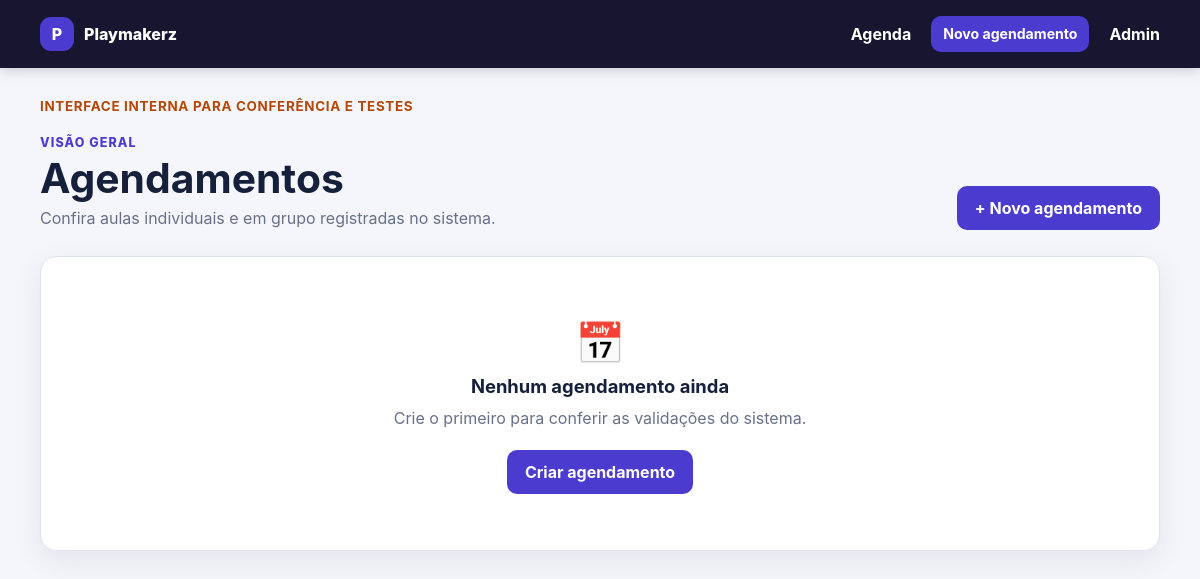
Page /agendamentos/ (signed in) on the earlier database version.
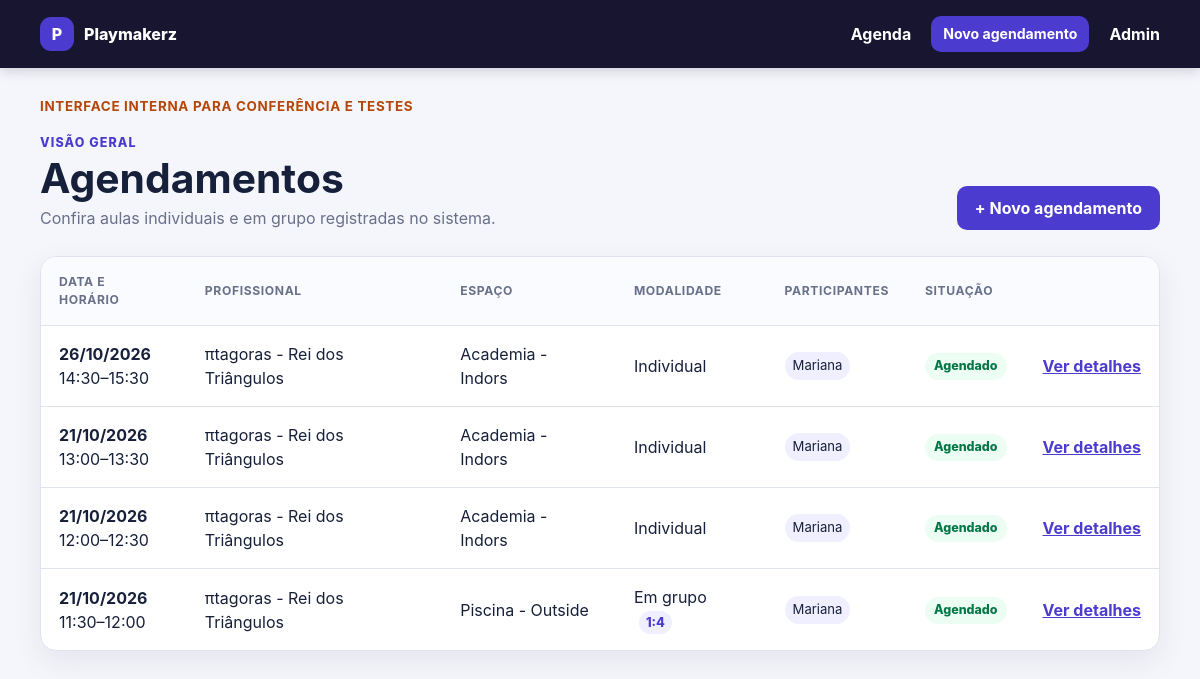
Same page on the later database version.
### agendamentos/models.py (models this page shows, shortened)
class Agendamento(models.Model):
    class Modalidade(models.TextChoices):
        INDIVIDUAL = "individual", "Individual"
        GRUPO = "grupo", "Em grupo"
    class Situacao(models.TextChoices):
        AGENDADO = "agendado", "Agendado"
        CANCELADO = "cancelado", "Cancelado"
        REALIZADO = "realizado", "Realizado"
    profissional = models.ForeignKey(
        "usuarios.Profissional",
        on_delete=models.PROTECT,
        related_name="agendamentos",
    )
    espaco = models.ForeignKey(
        "app.Espaco",
        on_delete=models.PROTECT,
        related_name="agendamentos",
    )
    modalidade = models.CharField(
        max_length=12,
        choices=Modalidade.choices,
        default=Modalidade.INDIVIDUAL,
    )
    limite_participantes = models.PositiveIntegerField(default=1)
    atletas = models.ManyToManyField(
        "usuarios.Atleta",
        related_name="agendamentos",
        through="ParticipacaoAgendamento",
        through_fields=("agendamento", "atleta"),
    )
    equipamentos = models.ManyToManyField(
        "app.Equipamento",
        related_name="agendamentos",
        blank=True,
    )
    registrado_por = models.ForeignKey(
        "usuarios.Funcionario",
        on_delete=models.PROTECT,
        related_name="agendamentos_registrados",
    )
    inicio = models.DateTimeField()
    fim = models.DateTimeField()
    situacao = models.CharField(
        max_length=20,
        choices=Situacao.choices,
        default=Situacao.AGENDADO,
    )
    observacoes = models.TextField(blank=True)
    motivo_cancelamento = models.TextField(blank=True)
    cancelado_em = models.DateTimeField(null=True, blank=True)
    criado_em = models.DateTimeField(auto_now_add=True)
    atualizado_em = models.DateTimeField(auto_now=True)
    class Meta:
        ordering = ("inicio", "id")
        constraints = [
            models.CheckConstraint(
                condition=(
                    models.Q(
                        modalidade="individual",
                        limite_participantes=1,
                    )
                    | models.Q(
                        modalidade="grupo",
                        limite_participantes__gte=2,
                    )
                ),
                name="agendamento_modalidade_limite_valido",
            ),
        ]
        indexes = [
            models.Index(fields=("inicio", "fim")),
            models.Index(fields=("profissional", "inicio", "fim")),
            models.Index(fields=("espaco", "inicio", "fim")),
        ]

class ParticipacaoAgendamento(models.Model):
    class Tipo(models.TextChoices):
        REGULAR = "regular", "Regular"
        EXPERIMENTAL = "experimental", "Experimental"
    class Situacao(models.TextChoices):
        CONFIRMADA = "confirmada", "Confirmada"
        CANCELADA = "cancelada", "Cancelada"
        PRESENTE = "presente", "Presente"
        FALTA = "falta", "Falta"
        FALTA_JUSTIFICADA = "falta_justificada", "Falta justificada"
    agendamento = models.ForeignKey(
        Agendamento,
        on_delete=models.CASCADE,
        related_name="participacoes",
    )
    atleta = models.ForeignKey(
        "usuarios.Atleta",
        on_delete=models.PROTECT,
        related_name="participacoes_agendamento",
    )
    registrado_por = models.ForeignKey(
        "usuarios.Funcionario",
        on_delete=models.PROTECT,
        related_name="participacoes_registradas",
        null=True,
        blank=True,
    )
    tipo = models.CharField(
        max_length=20,
        choices=Tipo.choices,
        default=Tipo.REGULAR,
    )
    situacao = models.CharField(
        max_length=20,
        choices=Situacao.choices,
        default=Situacao.CONFIRMADA,
    )
    observacoes = models.TextField(blank=True)
    motivo_cancelamento = models.TextField(blank=True)
    cancelado_em = models.DateTimeField(null=True, blank=True)
    criado_em = models.DateTimeField(auto_now_add=True)
    atualizado_em = models.DateTimeField(auto_now=True)
    class Meta:
        ordering = ("agendamento", "atleta")
        constraints = [
            models.UniqueConstraint(
                fields=("agendamento", "atleta"),
                name="participacao_unica_por_agendamento_atleta",
            ),
            models.UniqueConstraint(
                fields=("atleta",),
                condition=(
                    models.Q(tipo="experimental")
                    & ~models.Q(situacao="cancelada")
                ),
                name="uma_experimental_ativa_por_atleta",
            ),
        ]
        indexes = [
            models.Index(fields=("atleta", "situacao")),
            models.Index(fields=("atleta", "tipo", "situacao")),
        ]

### usuarios/models.py (models this page shows, shortened)
class Profissional(models.Model):
    usuario = models.OneToOneField(
        Usuario,
        on_delete=models.PROTECT,
        related_name="profissional"
    )
    especialidade = models.CharField(max_length=100)
    ativo = models.BooleanField(default=True)
    def __str__(self):
        return f"{self.usuario} - {self.especialidade}"

class Usuario(models.Model):
    user = models.OneToOneField(
        settings.AUTH_USER_MODEL,
        on_delete=models.PROTECT,
        related_name="perfil"
    )
    telefone = models.CharField(
        max_length=20,
        blank=True
    )
    def __str__(self):
        return self.user.get_full_name() or self.user.username

class Atleta(models.Model):
    nome = models.CharField(max_length=150)
    email = models.EmailField(blank=True)
    usuario = models.OneToOneField(
        Usuario,
        on_delete=models.PROTECT,
        related_name="atleta",
        null=True,
        blank=True
    )
    data_de_nascimento = models.DateField(
        null=True,
        blank=True
    )
    telefone = models.CharField(
        max_length=20,
        blank=True
    )
    objetivos = models.TextField(blank=True)
    ativo = models.BooleanField(default=True)
    responsavel = models.ForeignKey(
        Responsavel,
        on_delete=models.PROTECT,
        related_name="atletas",
        null=True,
        blank=True
    )

### app/models.py (models this page shows, shortened)
class Espaco(models.Model):
    nome = models.CharField(max_length=100)
    tipo = models.CharField(max_length=50)
    capacidade = models.PositiveIntegerField()
    def __str__(self):
        return f"{self.nome} - {self.tipo}"

### agendamentos/views.py (the view)
# urls.py: path("", views.lista_agendamentos, name="lista"),
@staff_member_required
def lista_agendamentos(request: HttpRequest) -> HttpResponse:
    agendamentos = (
        Agendamento.objects.select_related(
            "profissional__usuario__user",
            "espaco",
            "registrado_por__usuario__user",
        )
        .prefetch_related("participacoes__atleta")
        .annotate(
            inscritos_ativos=Count(
                "participacoes",
                filter=~Q(participacoes__situacao="cancelada"),
                distinct=True,
            )
        )
        .order_by("-inicio", "-id")
    )
    return render(
        request,
        "agendamentos/lista.html",
        {"agendamentos": agendamentos},
    )

### agendamentos/templates/agendamentos/lista.html (shortened to what this page needs)
{% extends "agendamentos/base.html" %}
{% block content %}
<section class="page-heading">
    <div>
        <p class="eyebrow">Visão geral</p>
        <h1>Agendamentos</h1>
        <p>Confira aulas individuais e em grupo registradas no sistema.</p>
    </div>
    <a class="button" href="{% url 'agendamentos:novo' %}">+ Novo agendamento</a>
</section>
{% if agendamentos %}
    <div class="table-card">
        <table>
            <thead>
                <tr>
                    <th>Data e horário</th>
                    <th>Profissional</th>
                    <th>Espaço</th>
                    <th>Modalidade</th>
                    <th>Participantes</th>
                    <th>Situação</th>
                    <th></th>
                </tr>
            </thead>
            <tbody>
                {% for agendamento in agendamentos %}
                    <tr>
                        <td>
                            <strong>{{ agendamento.inicio|date:"d/m/Y" }}</strong><br>
                            {{ agendamento.inicio|date:"H:i" }}–{{ agendamento.fim|date:"H:i" }}
                        </td>
                        <td>{{ agendamento.profissional }}</td>
                        <td>{{ agendamento.espaco }}</td>
                        <td>
                            {{ agendamento.get_modalidade_display }}
                            {% if agendamento.modalidade == "grupo" %}
                                <span class="capacity-count">{{ agendamento.inscritos_ativos }}:{{ agendamento.limite_participantes }}</span>
                            {% endif %}
                        </td>
                        <td>
                            {% for participacao in agendamento.participacoes.all %}
                                {% if participacao.situacao != "cancelada" %}
                                    <span class="person-chip">{{ participacao.atleta.nome }}</span>
                                {% endif %}
                            {% empty %}
                                —
                            {% endfor %}
                        </td>
                        <td><span class="status status-{{ agendamento.situacao }}">{{ agendamento.get_situacao_display }}</span></td>
                        <td><a class="link" href="{% url 'agendamentos:detalhe' agendamento.id %}">Ver detalhes</a></td>
                    </tr>
                {% endfor %}
            </tbody>
        </table>
    </div>
{% else %}
    <section class="empty-state card">
        <div class="empty-icon">📅</div>
        <h2>Nenhum agendamento ainda</h2>
        <p>Crie o primeiro para conferir as validações do sistema.</p>
        <a class="button" href="{% url 'agendamentos:novo' %}">Criar agendamento</a>
    </section>
{% endif %}
{% endblock %}

### agendamentos/templates/agendamentos/base.html (shortened to what this page needs)
{% load static %}
<!doctype html>
<html lang="pt-BR">
<head>
    <link rel="stylesheet" href="{% static 'agendamentos/style.css' %}?v=20261021-1">
</head>
<body>
    <header class="topbar">
        <div class="container topbar-content">
            <a class="brand" href="{% url 'agendamentos:lista' %}">
                <span class="brand-mark">P</span>
                <span>Playmakerz</span>
            </a>
            <nav>
                <a href="{% url 'agendamentos:lista' %}">Agenda</a>
                <a class="button button-small" href="{% url 'agendamentos:novo' %}">Novo agendamento</a>
                <a href="{% url 'admin:index' %}">Admin</a>
            </nav>
        </div>
    </header>
    <main class="container page">
        <div class="environment-note">Interface interna para conferência e testes</div>
        {% block content %}{% endblock %}
    </main>
</body>
</html>

### agendamentos/static/agendamentos/style.css (style rules this page uses)
:root { --background: #f5f6fb; --surface: #ffffff; --text: #17203a; --muted: #68708a; --primary: #4c3bcf; --primary-dark: #3727aa; --border: #dfe3ef; --danger: #b42318; --danger-soft: #fff1f0; --success: #067647; --success-soft: #ecfdf3; --warning: #b54708; --warning-soft: #fffaeb; --shadow: 0 10px 30px rgba(34, 43, 80, 0.08); }
* { box-sizing: border-box; }
body { margin: 0; background: var(--background); color: var(--text); font-family: Inter, ui-sans-serif, system-ui, -apple-system, BlinkMacSystemFont, "Segoe UI", sans-serif; line-height: 1.5; }
a { color: inherit; }
.container { width: min(1120px, calc(100% - 32px)); margin: 0 auto; }
.topbar { background: #171530; color: #fff; box-shadow: 0 2px 12px rgba(23, 21, 48, 0.2); }
.topbar-content { min-height: 68px; display: flex; align-items: center; justify-content: space-between; gap: 24px; }
.brand { display: flex; align-items: center; gap: 10px; font-weight: 800; text-decoration: none; }
.brand-mark { display: grid; place-items: center; width: 34px; height: 34px; border-radius: 11px; background: var(--primary); }
nav { display: flex; align-items: center; gap: 20px; }
nav > a { text-decoration: none; font-weight: 650; }
.page { padding: 28px 0 56px; }
.environment-note { margin-bottom: 18px; color: var(--warning); font-size: 0.84rem; font-weight: 700; text-transform: uppercase; letter-spacing: 0.05em; }
.page-heading { display: flex; align-items: flex-end; justify-content: space-between; gap: 24px; margin: 18px 0 26px; }
.page-heading h1 { margin: 2px 0 4px; font-size: clamp(1.8rem, 4vw, 2.55rem); line-height: 1.15; }
.page-heading p { margin: 0; color: var(--muted); }
.eyebrow { color: var(--primary) !important; font-size: 0.78rem; font-weight: 800; letter-spacing: 0.09em; text-transform: uppercase; }
.button { display: inline-flex; justify-content: center; align-items: center; min-height: 42px; padding: 10px 18px; border: 0; border-radius: 10px; background: var(--primary); color: #fff; cursor: pointer; font: inherit; font-weight: 750; text-decoration: none; }
.button-small { min-height: 34px; padding: 7px 12px; font-size: 0.88rem; }
.card, .table-card { background: var(--surface); border: 1px solid var(--border); border-radius: 16px; box-shadow: var(--shadow); }
.table-card { overflow-x: auto; }
table { width: 100%; border-collapse: collapse; }
th, td { padding: 16px 18px; border-bottom: 1px solid var(--border); text-align: left; vertical-align: middle; }
th { background: #fafbfe; color: var(--muted); font-size: 0.76rem; letter-spacing: 0.05em; text-transform: uppercase; }
tr:last-child td { border-bottom: 0; }
.link { color: var(--primary); font-weight: 750; white-space: nowrap; }
.person-chip { display: inline-block; margin: 2px 3px 2px 0; padding: 4px 8px; border-radius: 999px; background: #f0efff; font-size: 0.82rem; }
.status { display: inline-flex; padding: 4px 9px; border-radius: 999px; background: #eef0f5; color: #475467; font-size: 0.78rem; font-weight: 800; }
.status-agendado, .status-confirmada { background: var(--success-soft); color: var(--success); }
.capacity-count { display: inline-block; margin-left: 5px; padding: 2px 7px; border-radius: 999px; background: #f0efff; color: var(--primary); font-size: 0.8rem; font-weight: 850; }

Differences in the rows shown:
added Agendamento: inicio "26/10/2026", inicio "14:30", fim "15:30", profissional "πtagoras - Rei dos Triângulos", espaco "Academia - Indors", modalidade "Individual", situacao "Agendado"
added ParticipacaoAgendamento: atleta.nome "Mariana", shown under "26/10/2026"
added Agendamento: inicio "21/10/2026", inicio "13:00", fim "13:30", profissional "πtagoras - Rei dos Triângulos", espaco "Academia - Indors", modalidade "Individual", situacao "Agendado"
added ParticipacaoAgendamento: atleta.nome "Mariana", shown under "21/10/2026"
added Agendamento: inicio "21/10/2026", inicio "12:00", fim "12:30", profissional "πtagoras - Rei dos Triângulos", espaco "Academia - Indors", modalidade "Individual", situacao "Agendado"
added ParticipacaoAgendamento: atleta.nome "Mariana", shown under "21/10/2026"
added Agendamento: inicio "21/10/2026", inicio "11:30", fim "12:00", profissional "πtagoras - Rei dos Triângulos", espaco "Piscina - Outside", modalidade "Em grupo", inscritos_ativos "1", limite_participantes "4", situacao "Agendado"
added ParticipacaoAgendamento: atleta.nome "Mariana", shown under "21/10/2026"
Other differences:
text no longer shown: "📅 Nenhum agendamento ainda Crie o primeiro para conferir as validações do sistema. Criar agendamento"
text now shown: "DATA E HORÁRIO PROFISSIONAL ESPAÇO MODALIDADE PARTICIPANTES SITUAÇÃO"
